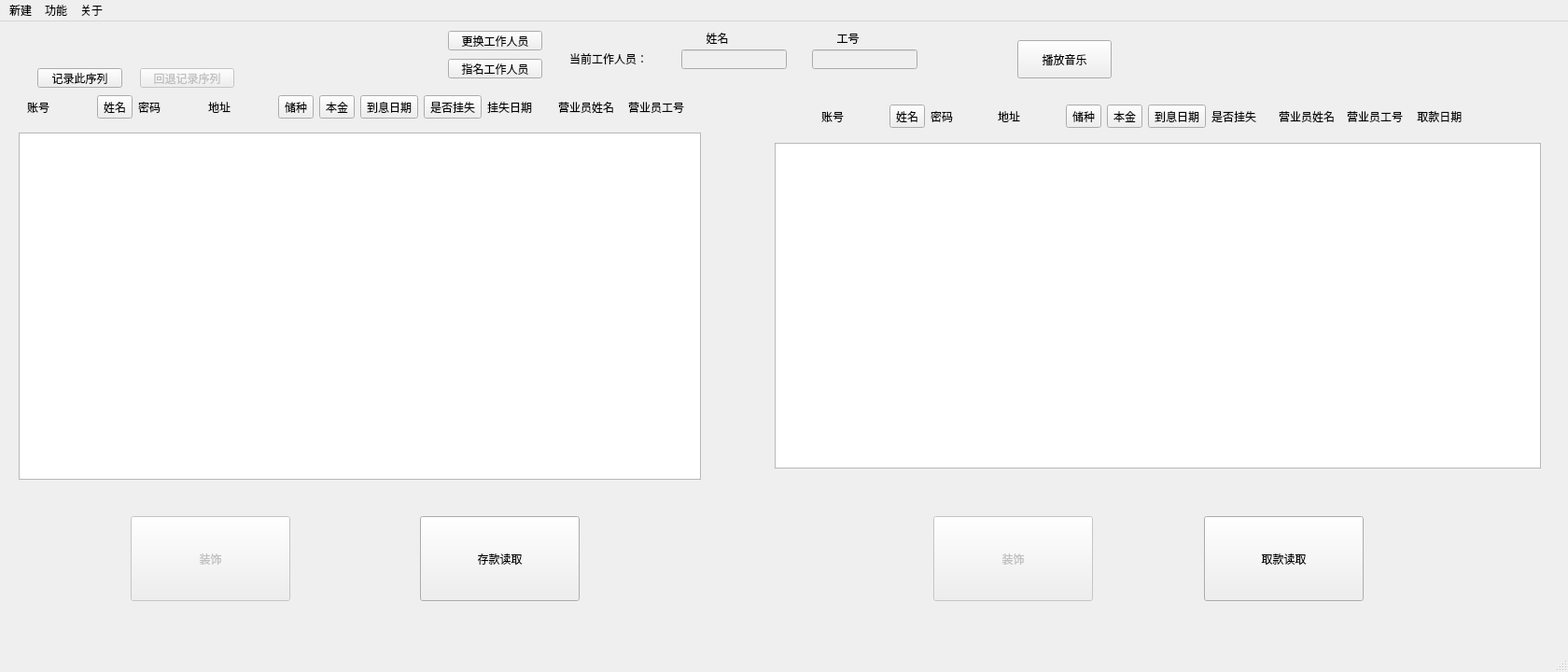
<?xml version="1.0" encoding="UTF-8"?>
<ui version="4.0">
 <class>MainWindow</class>
 <widget class="QMainWindow" name="MainWindow">
  <property name="geometry">
   <rect>
    <x>0</x>
    <y>0</y>
    <width>1680</width>
    <height>720</height>
   </rect>
  </property>
  <property name="minimumSize">
   <size>
    <width>1680</width>
    <height>720</height>
   </size>
  </property>
  <property name="maximumSize">
   <size>
    <width>1680</width>
    <height>720</height>
   </size>
  </property>
  <property name="windowTitle">
   <string>MainWindow</string>
  </property>
  <widget class="QWidget" name="centralwidget">
   <widget class="QToolButton" name="SavingsSave">
    <property name="enabled">
     <bool>false</bool>
    </property>
    <property name="geometry">
     <rect>
      <x>140</x>
      <y>530</y>
      <width>171</width>
      <height>91</height>
     </rect>
    </property>
    <property name="text">
     <string>装饰</string>
    </property>
    <property name="icon">
     <iconset resource="res.qrc">
      <normaloff>:/res/up.png</normaloff>:/res/up.png</iconset>
    </property>
    <property name="iconSize">
     <size>
      <width>171</width>
      <height>91</height>
     </size>
    </property>
    <property name="toolButtonStyle">
     <enum>Qt::ToolButtonTextBesideIcon</enum>
    </property>
   </widget>
   <widget class="QToolButton" name="SavingsRead">
    <property name="geometry">
     <rect>
      <x>450</x>
      <y>530</y>
      <width>171</width>
      <height>91</height>
     </rect>
    </property>
    <property name="text">
     <string>存款读取</string>
    </property>
    <property name="icon">
     <iconset resource="res.qrc">
      <normaloff>:/res/up.png</normaloff>:/res/up.png</iconset>
    </property>
    <property name="iconSize">
     <size>
      <width>171</width>
      <height>91</height>
     </size>
    </property>
    <property name="toolButtonStyle">
     <enum>Qt::ToolButtonTextBesideIcon</enum>
    </property>
   </widget>
   <widget class="QToolButton" name="WithdrawlRead">
    <property name="geometry">
     <rect>
      <x>1290</x>
      <y>530</y>
      <width>171</width>
      <height>91</height>
     </rect>
    </property>
    <property name="text">
     <string>取款读取</string>
    </property>
    <property name="icon">
     <iconset resource="res.qrc">
      <normaloff>:/res/up.png</normaloff>:/res/up.png</iconset>
    </property>
    <property name="iconSize">
     <size>
      <width>171</width>
      <height>91</height>
     </size>
    </property>
    <property name="toolButtonStyle">
     <enum>Qt::ToolButtonTextBesideIcon</enum>
    </property>
   </widget>
   <widget class="QWidget" name="widget" native="true">
    <property name="geometry">
     <rect>
      <x>20</x>
      <y>70</y>
      <width>731</width>
      <height>421</height>
     </rect>
    </property>
    <layout class="QVBoxLayout" name="verticalLayout">
     <item>
      <widget class="QWidget" name="widget_2" native="true">
       <layout class="QHBoxLayout" name="horizontalLayout">
        <item>
         <widget class="QLabel" name="label_4">
          <property name="text">
           <string>账号</string>
          </property>
         </widget>
        </item>
        <item>
         <widget class="QToolButton" name="sortName">
          <property name="text">
           <string>姓名</string>
          </property>
         </widget>
        </item>
        <item>
         <widget class="QLabel" name="label_6">
          <property name="text">
           <string>密码</string>
          </property>
         </widget>
        </item>
        <item>
         <widget class="QLabel" name="label_7">
          <property name="text">
           <string>地址</string>
          </property>
         </widget>
        </item>
        <item>
         <widget class="QToolButton" name="sortType">
          <property name="text">
           <string>储种</string>
          </property>
         </widget>
        </item>
        <item>
         <widget class="QToolButton" name="sortCapital">
          <property name="text">
           <string>本金</string>
          </property>
         </widget>
        </item>
        <item>
         <widget class="QToolButton" name="sortDate">
          <property name="text">
           <string>到息日期</string>
          </property>
         </widget>
        </item>
        <item>
         <widget class="QToolButton" name="sortLost">
          <property name="text">
           <string>是否挂失</string>
          </property>
         </widget>
        </item>
        <item>
         <widget class="QLabel" name="label_12">
          <property name="text">
           <string>挂失日期</string>
          </property>
         </widget>
        </item>
        <item>
         <widget class="QLabel" name="label_13">
          <property name="text">
           <string>营业员姓名</string>
          </property>
         </widget>
        </item>
        <item>
         <widget class="QLabel" name="label_14">
          <property name="text">
           <string>营业员工号</string>
          </property>
         </widget>
        </item>
       </layout>
      </widget>
     </item>
     <item>
      <widget class="QListWidget" name="listSavings">
       <property name="font">
        <font>
         <family>Consolas</family>
         <pointsize>12</pointsize>
         <weight>50</weight>
         <italic>false</italic>
         <bold>false</bold>
         <kerning>true</kerning>
        </font>
       </property>
      </widget>
     </item>
    </layout>
   </widget>
   <widget class="QListWidget" name="listWithdrawls">
    <property name="geometry">
     <rect>
      <x>830</x>
      <y>130</y>
      <width>821</width>
      <height>349</height>
     </rect>
    </property>
    <property name="font">
     <font>
      <family>Consolas</family>
      <pointsize>12</pointsize>
      <weight>50</weight>
      <italic>false</italic>
      <bold>false</bold>
      <kerning>true</kerning>
     </font>
    </property>
   </widget>
   <widget class="QWidget" name="widget_3" native="true">
    <property name="geometry">
     <rect>
      <x>600</x>
      <y>0</y>
      <width>421</width>
      <height>80</height>
     </rect>
    </property>
    <widget class="QLabel" name="label_3">
     <property name="geometry">
      <rect>
       <x>290</x>
       <y>10</y>
       <width>72</width>
       <height>15</height>
      </rect>
     </property>
     <property name="text">
      <string>  工号</string>
     </property>
    </widget>
    <widget class="QLabel" name="label_2">
     <property name="geometry">
      <rect>
       <x>150</x>
       <y>10</y>
       <width>72</width>
       <height>15</height>
      </rect>
     </property>
     <property name="text">
      <string>  姓名</string>
     </property>
    </widget>
    <widget class="QLineEdit" name="staffLineID">
     <property name="enabled">
      <bool>false</bool>
     </property>
     <property name="geometry">
      <rect>
       <x>270</x>
       <y>30</y>
       <width>113</width>
       <height>21</height>
      </rect>
     </property>
     <property name="alignment">
      <set>Qt::AlignCenter</set>
     </property>
     <property name="readOnly">
      <bool>false</bool>
     </property>
    </widget>
    <widget class="QLineEdit" name="staffLineName">
     <property name="enabled">
      <bool>false</bool>
     </property>
     <property name="geometry">
      <rect>
       <x>130</x>
       <y>30</y>
       <width>113</width>
       <height>21</height>
      </rect>
     </property>
     <property name="alignment">
      <set>Qt::AlignCenter</set>
     </property>
     <property name="readOnly">
      <bool>false</bool>
     </property>
    </widget>
    <widget class="QLabel" name="label">
     <property name="geometry">
      <rect>
       <x>10</x>
       <y>30</y>
       <width>111</width>
       <height>20</height>
      </rect>
     </property>
     <property name="text">
      <string>当前工作人员：</string>
     </property>
    </widget>
   </widget>
   <widget class="QToolButton" name="changeStaff">
    <property name="geometry">
     <rect>
      <x>480</x>
      <y>10</y>
      <width>101</width>
      <height>21</height>
     </rect>
    </property>
    <property name="text">
     <string>更换工作人员</string>
    </property>
   </widget>
   <widget class="QToolButton" name="designateStaff">
    <property name="geometry">
     <rect>
      <x>480</x>
      <y>40</y>
      <width>101</width>
      <height>21</height>
     </rect>
    </property>
    <property name="text">
     <string>指名工作人员</string>
    </property>
   </widget>
   <widget class="QToolButton" name="recordButton">
    <property name="geometry">
     <rect>
      <x>40</x>
      <y>50</y>
      <width>91</width>
      <height>21</height>
     </rect>
    </property>
    <property name="text">
     <string>记录此序列</string>
    </property>
   </widget>
   <widget class="QToolButton" name="backButton">
    <property name="enabled">
     <bool>false</bool>
    </property>
    <property name="geometry">
     <rect>
      <x>150</x>
      <y>50</y>
      <width>101</width>
      <height>21</height>
     </rect>
    </property>
    <property name="text">
     <string>回退记录序列</string>
    </property>
   </widget>
   <widget class="QWidget" name="widget_4" native="true">
    <property name="geometry">
     <rect>
      <x>880</x>
      <y>80</y>
      <width>702</width>
      <height>43</height>
     </rect>
    </property>
    <layout class="QHBoxLayout" name="horizontalLayout_2">
     <item>
      <widget class="QLabel" name="label_5">
       <property name="text">
        <string>账号</string>
       </property>
      </widget>
     </item>
     <item>
      <widget class="QToolButton" name="sortName_2">
       <property name="text">
        <string>姓名</string>
       </property>
      </widget>
     </item>
     <item>
      <widget class="QLabel" name="label_8">
       <property name="text">
        <string>密码</string>
       </property>
      </widget>
     </item>
     <item>
      <widget class="QLabel" name="label_9">
       <property name="text">
        <string>地址</string>
       </property>
      </widget>
     </item>
     <item>
      <widget class="QToolButton" name="sortType_2">
       <property name="text">
        <string>储种</string>
       </property>
      </widget>
     </item>
     <item>
      <widget class="QToolButton" name="sortCapital_2">
       <property name="text">
        <string>本金</string>
       </property>
      </widget>
     </item>
     <item>
      <widget class="QToolButton" name="sortDate_2">
       <property name="text">
        <string>到息日期</string>
       </property>
      </widget>
     </item>
     <item>
      <widget class="QLabel" name="label_18">
       <property name="text">
        <string>是否挂失</string>
       </property>
      </widget>
     </item>
     <item>
      <widget class="QLabel" name="label_16">
       <property name="text">
        <string>营业员姓名</string>
       </property>
      </widget>
     </item>
     <item>
      <widget class="QLabel" name="label_17">
       <property name="text">
        <string>营业员工号</string>
       </property>
      </widget>
     </item>
     <item>
      <widget class="QLabel" name="label_15">
       <property name="text">
        <string> 取款日期</string>
       </property>
      </widget>
     </item>
    </layout>
   </widget>
   <widget class="QToolButton" name="musicButton">
    <property name="geometry">
     <rect>
      <x>1090</x>
      <y>20</y>
      <width>101</width>
      <height>41</height>
     </rect>
    </property>
    <property name="text">
     <string>播放音乐</string>
    </property>
   </widget>
   <widget class="QToolButton" name="SavingsSave_2">
    <property name="enabled">
     <bool>false</bool>
    </property>
    <property name="geometry">
     <rect>
      <x>1000</x>
      <y>530</y>
      <width>171</width>
      <height>91</height>
     </rect>
    </property>
    <property name="text">
     <string>装饰</string>
    </property>
    <property name="icon">
     <iconset resource="res.qrc">
      <normaloff>:/res/up.png</normaloff>:/res/up.png</iconset>
    </property>
    <property name="iconSize">
     <size>
      <width>171</width>
      <height>91</height>
     </size>
    </property>
    <property name="toolButtonStyle">
     <enum>Qt::ToolButtonTextBesideIcon</enum>
    </property>
   </widget>
  </widget>
  <widget class="QMenuBar" name="menubar">
   <property name="geometry">
    <rect>
     <x>0</x>
     <y>0</y>
     <width>1680</width>
     <height>26</height>
    </rect>
   </property>
   <widget class="QMenu" name="menu">
    <property name="title">
     <string>新建</string>
    </property>
    <addaction name="actionAddSaving"/>
   </widget>
   <widget class="QMenu" name="menu_2">
    <property name="title">
     <string>功能</string>
    </property>
    <addaction name="actionLostHandler"/>
    <addaction name="actionWithdrawlHandler"/>
    <addaction name="AllSave"/>
    <addaction name="AllSaveByUser"/>
    <addaction name="AllSaveLast"/>
    <addaction name="actionPrint"/>
    <addaction name="actionFind"/>
   </widget>
   <widget class="QMenu" name="menu_3">
    <property name="title">
     <string>关于</string>
    </property>
   </widget>
   <addaction name="menu"/>
   <addaction name="menu_2"/>
   <addaction name="menu_3"/>
  </widget>
  <widget class="QStatusBar" name="statusbar"/>
  <action name="actionAddSaving">
   <property name="text">
    <string>存款</string>
   </property>
  </action>
  <action name="actionWithdraw">
   <property name="enabled">
    <bool>false</bool>
   </property>
   <property name="text">
    <string>取款</string>
   </property>
  </action>
  <action name="actionLostHandler">
   <property name="enabled">
    <bool>false</bool>
   </property>
   <property name="text">
    <string>挂失处理</string>
   </property>
  </action>
  <action name="actionWithdrawlHandler">
   <property name="enabled">
    <bool>false</bool>
   </property>
   <property name="text">
    <string>办理取款</string>
   </property>
  </action>
  <action name="AllSave">
   <property name="enabled">
    <bool>false</bool>
   </property>
   <property name="text">
    <string>保存(默认)</string>
   </property>
  </action>
  <action name="AllSaveByUser">
   <property name="enabled">
    <bool>false</bool>
   </property>
   <property name="text">
    <string>另存为</string>
   </property>
  </action>
  <action name="AllSaveLast">
   <property name="enabled">
    <bool>false</bool>
   </property>
   <property name="text">
    <string>保存(上一次)</string>
   </property>
  </action>
  <action name="actionSaveWithdrwals">
   <property name="text">
    <string>SaveWithdrwals</string>
   </property>
  </action>
  <action name="actionPrint">
   <property name="enabled">
    <bool>false</bool>
   </property>
   <property name="text">
    <string>打印利息单</string>
   </property>
  </action>
  <action name="actionFind">
   <property name="enabled">
    <bool>false</bool>
   </property>
   <property name="text">
    <string>查询到期</string>
   </property>
  </action>
 </widget>
 <resources>
  <include location="res.qrc"/>
 </resources>
 <connections/>
</ui>
